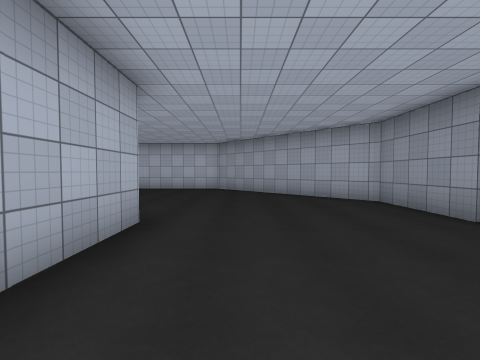
View 1 (above)

24 first-person views from a walk through a Unity game level. The camera is 1.5 m above the floor, tilts 2° down and sees 90° across. Doors are open. The floor is counted in squares, 2 m on a side. Each view is taken from the middle of a square. On the plan, view 1 faces up. The plan holds only what a view shows up to about 9 squares ahead; the rest is blank. The place goes on beyond the plan. The player character is not drawn. Surface patterns are stand-ins for the level's own textures.

View 2
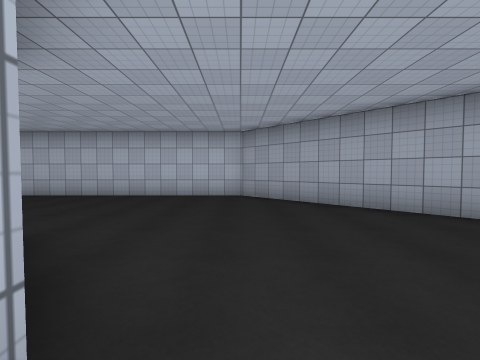

View 3
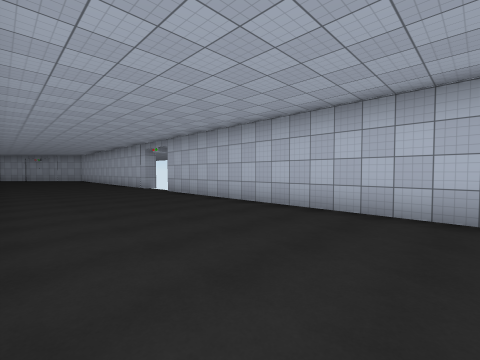

View 4
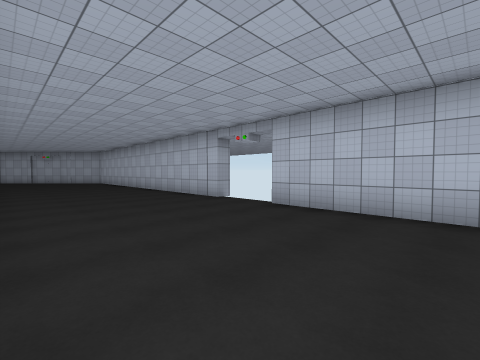

View 5
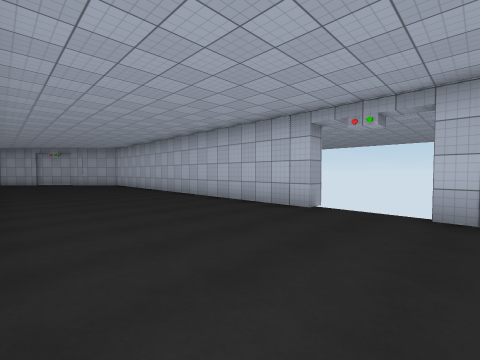

View 6
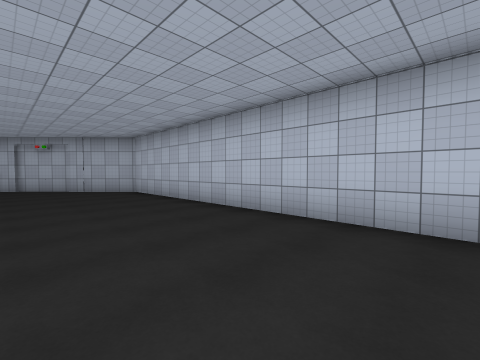

View 7
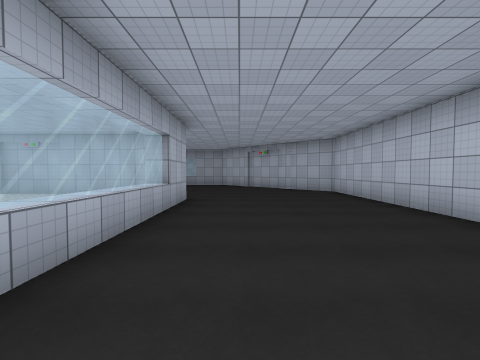

View 8
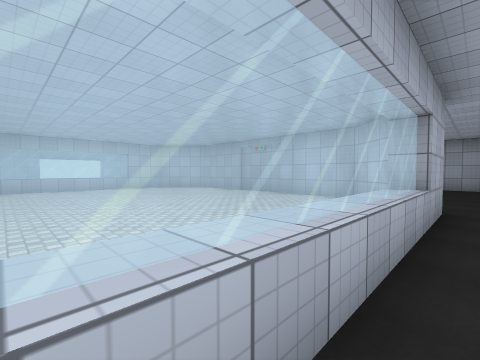

View 9
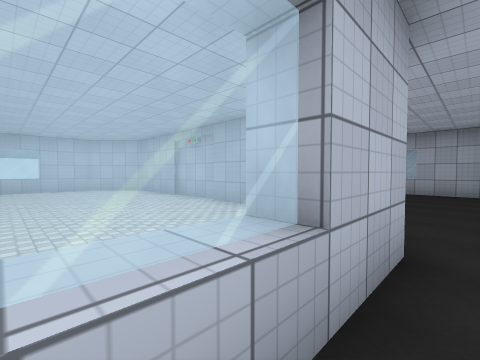

View 10
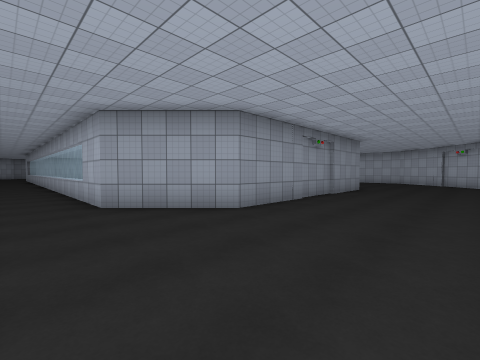

View 11
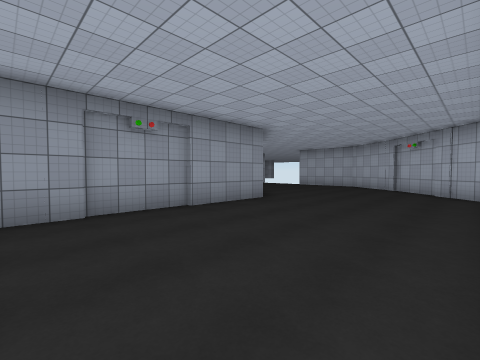

View 12
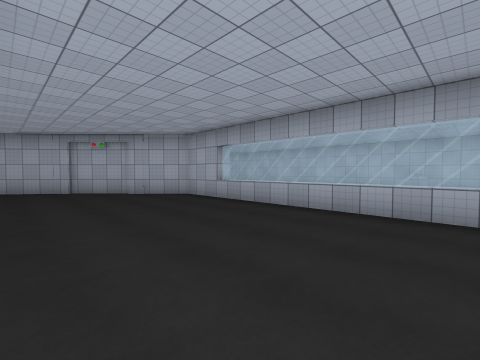

View 13
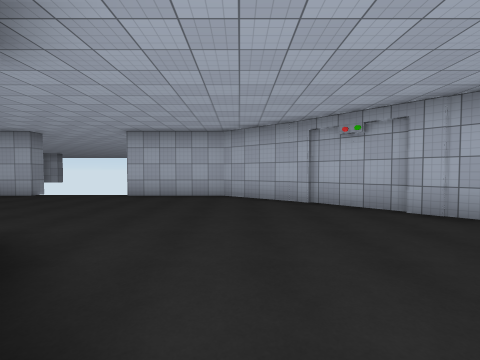

View 14
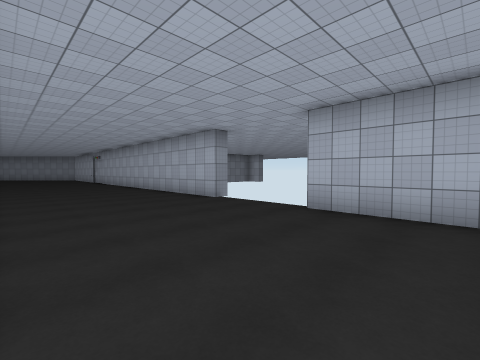

View 15
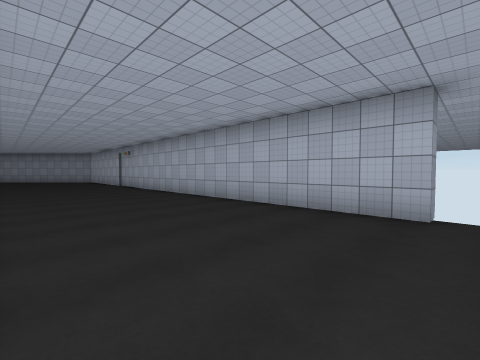

View 16
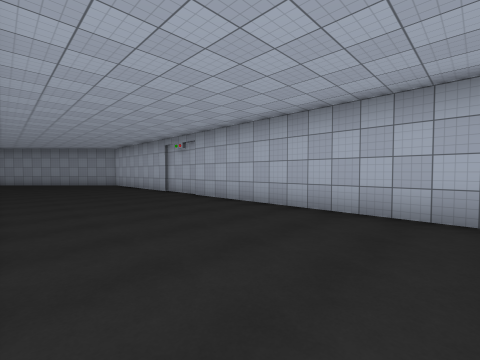

View 17
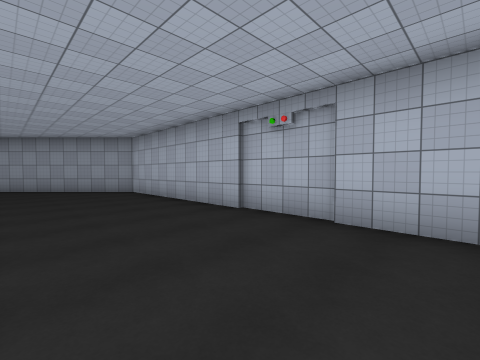

View 18
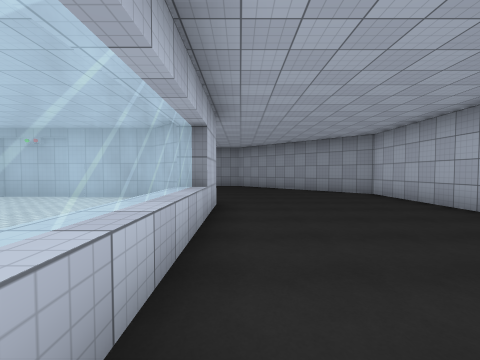

View 19
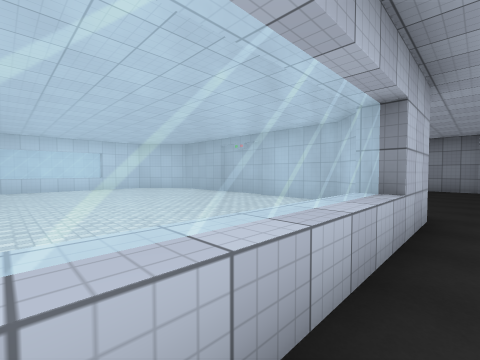

View 20
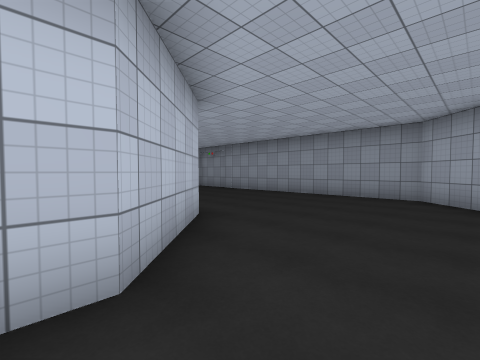

View 21
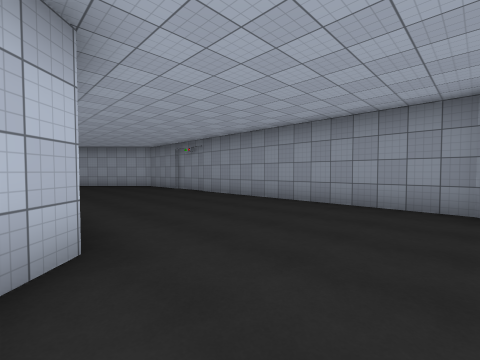

View 22
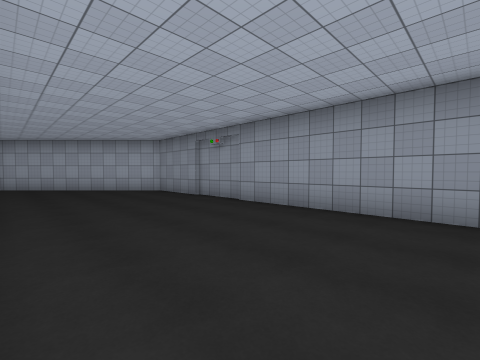

View 23
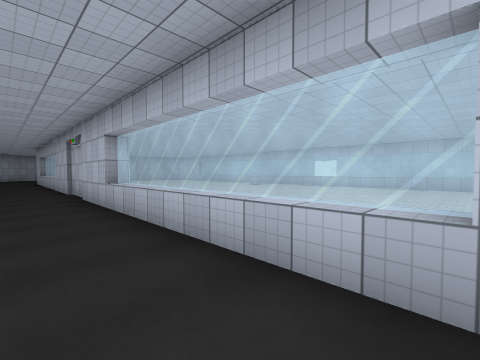

View 24
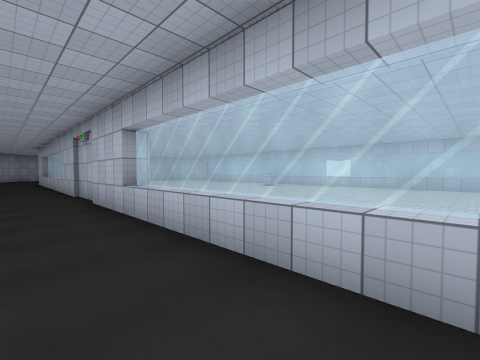

### Floor plan
Key: @ floor where view 1 was taken; # wall or solid block; . floor; D open door; = window, fence, low wall or low ledge.
Columns run from 31 left of view 1 to 4 right of it. Each row starts with its distance up from view 1.
 11     #############DD#############
 10     #..........................##
  9    #............................##
  8   #..............................##
  7  #................................##
  6 #..................................#
  5 #......##=====         ===#  ......#
  4 = ....##               ....  #.....#
  3   ....#.......         ....  #.....#
  2  .....#.......        ...... #.....#
  1 =.....#.......       ........#.....#
  0 =.....#.......      .........#.@...#
 -1 =.....#.......      .........#.....#
 -2 =.....#.......         ......#.....#
 -3 =.....#.......         ......#.....#
 -4 =.....# ......              ##.....#
 -5 #...... #======######=====###......#
 -6 #..................................#
 -7  #................................##
 -8   #..............................##
 -9    #............................##
-10     ##.........................##
-11      ####   ####################

Where each view was taken, in squares from view 1:
view 1: 0 up, 0 right, facing up
view 2: 3 up, 1 left, facing up
view 3: 6 up, 4 left, facing up-left
view 4: 6 up, 9 left, facing up-left
view 5: 6 up, 12 left, facing up-left
view 6: 7 up, 17 left, facing up-left
view 7: 7 up, 17 left, facing left
view 8: 6 up, 18 left, facing down-left
view 9: 6 up, 21 left, facing down-left
view 10: 7 up, 29 left, facing down-right
view 11: 2 up, 30 left, facing down-right
view 12: 1 up, 26 left, facing down-left
view 13: 3 down, 26 left, facing down
view 14: 6 down, 25 left, facing down-right
view 15: 6 down, 20 left, facing down-right
view 16: 6 down, 15 left, facing down-right
view 17: 7 down, 10 left, facing down-right
view 18: 6 down, 9 left, facing right
view 19: 6 down, 8 left, facing up-right
view 20: 7 down, 4 left, facing up-right
view 21: 6 down, 2 left, facing up-right
view 22: 3 down, 1 left, facing up-right
view 23: 7 down, 5 left, facing up-left
view 24: 7 down, 6 left, facing up-left
